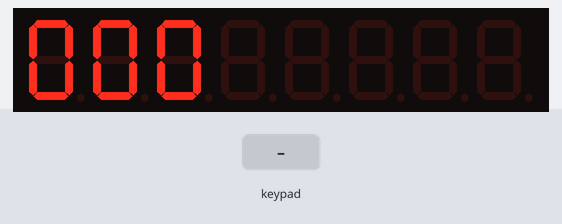
A program run on a simulated Arduino Uno, built with avr-gcc and run on an emulated ATmega328P. Parts: 8-digit seven-segment display. The inputs (shaded band) are chosen by the test bench.

Above: at 1.2 s.
1.3 s: key '1' pressed
At 2.4 s:
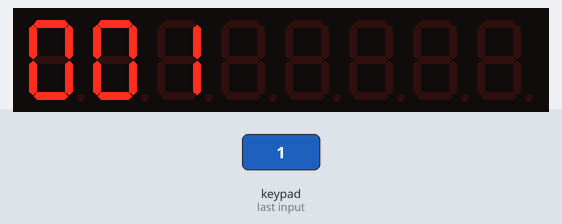
2.8 s: keypad keys 1 2 pressed 0.4 s apart
At 3.0 s:
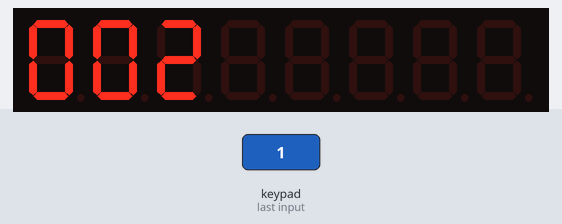
5.1 s: key '2' pressed
At 6.3 s:
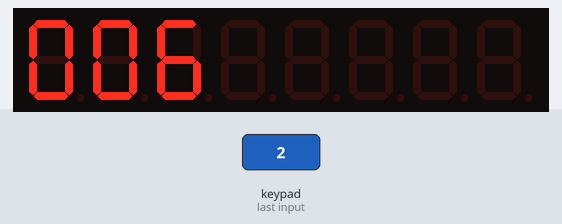
6.6 s: keypad keys 2 5 pressed 0.4 s apart
Timing chart, 0 to 9.6 s (numbered marks = the images above; inputs shaded):
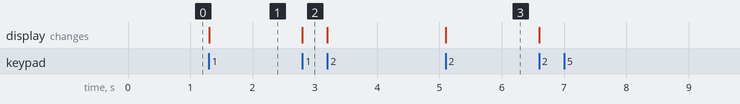

The program:

main.cpp
```cpp
#include <Arduino.h>
#include <TM1638plus.h>

#define STB 8
#define CLK 9
#define DIO 10

TM1638plus tm(STB, CLK, DIO, true);

int counter = 0;
uint8_t lastButtons = 0;

void displayCounter()
{
    char buffer[9];
    sprintf(buffer, "%03d", counter);   // Display 000,001,002...
    tm.displayText(buffer);
}

void setup()
{
    tm.displayBegin();
    tm.reset();

    displayCounter();
}

void loop()
{
    uint8_t buttons = tm.readButtons();

    // Detect new button press
    if (buttons != 0 && buttons != lastButtons)
    {
        // S1 -> +1
        if (buttons & 0x01)
        {
            counter++;
        }

        // S2 -> +2
        if (buttons & 0x02)
        {
            counter += 2;
        }

        // S3 -> -1
        if (buttons & 0x04)
        {
            if (counter > 0)
                counter--;
        }

        // S4 -> -2
        if (buttons & 0x08)
        {
            if (counter >= 2)
                counter -= 2;
            else
                counter = 0;
        }

        displayCounter();

        delay(200);      // Simple debounce
    }

    lastButtons = buttons;
}
```

Measured:
- after the input at 1.3 s, the display: changes at once (image 1)
- after the input at 2.8 s, the display: changes at once (image 2)
- after the input at 5.1 s, the display: changes at once (image 3)
